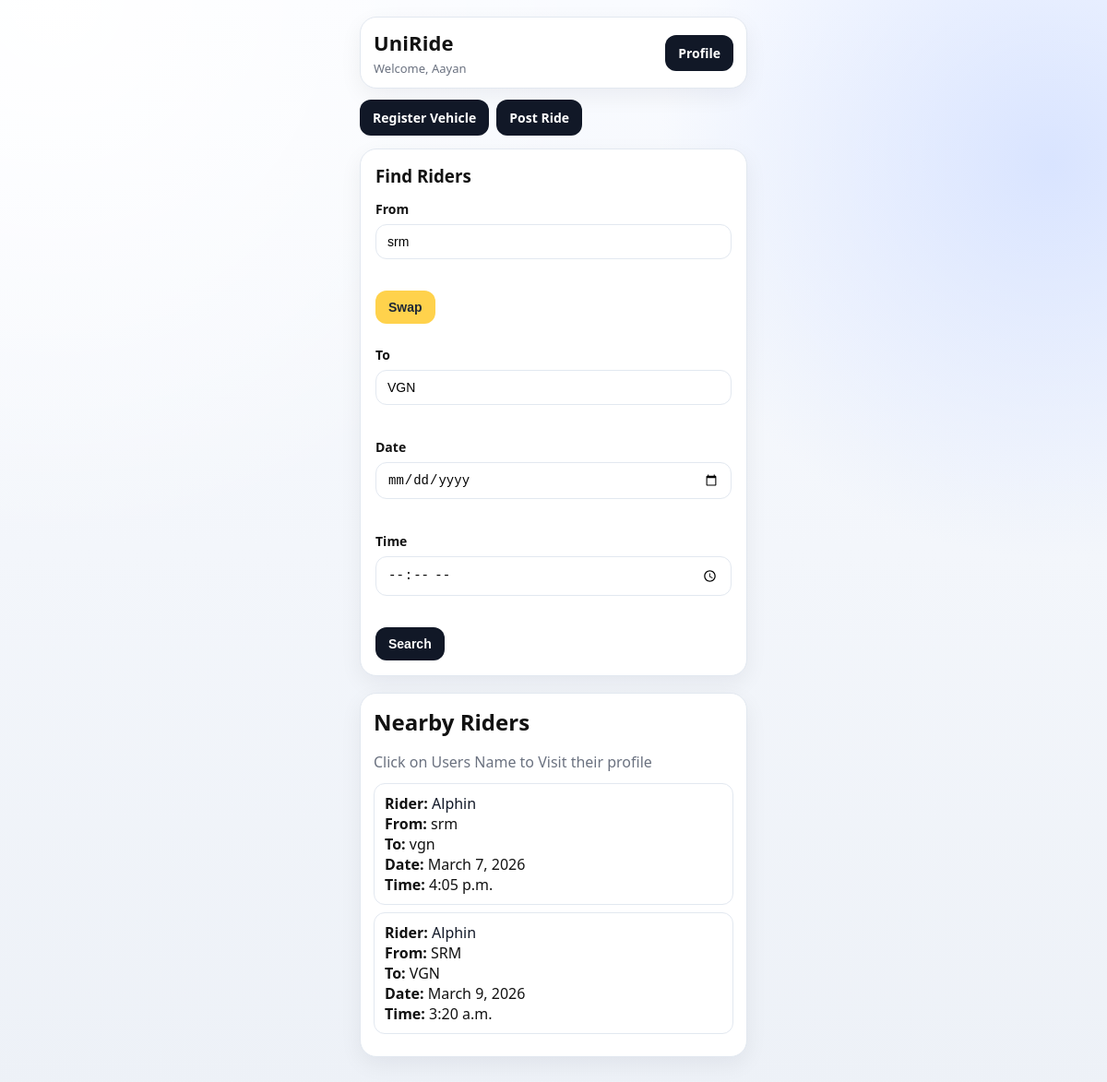
Screenshot of /show_rides/ (signed in) with the database file from the repository.
### home/models.py (models this page shows, shortened)
class Account(models.Model):
    user = models.OneToOneField(User, on_delete=models.CASCADE)
    college_name = models.CharField(max_length=150)
    branch_name = models.CharField(max_length=100)
    student_id = models.CharField(max_length=50)
    year = models.IntegerField(null=True)
    sem = models.IntegerField(null=True)
    phone_number = models.IntegerField(null=True)
    personal_address = models.CharField(max_length=255)
    class Meta:
        db_table = "home_account"

class PublishRide(models.Model):
    rider_account = models.ForeignKey(Account, on_delete=models.CASCADE, null=True)
    date = models.DateField(auto_now=False)
    time = models.TimeField(auto_now=False)
    to_where = models.CharField(max_length=150)
    from_where = models.CharField(max_length=150)
    class Meta:
        db_table = "home_publish_ride"

### home/views.py (the view, shortened to what this page needs)
# urls.py: path('show_rides/', show_rides, name='show_rides'),
@login_required
def show_rides(request):
    queryset = PublishRide.objects.all()
    from_location = request.GET.get('from_location')
    to_location = request.GET.get('to_location')
    date = request.GET.get('travel_date')
    time = request.GET.get('travel_time')
    paginator = Paginator(queryset, 10)
    pg_no = request.GET.get('page', 1)
    pg_obj = paginator.get_page(pg_no)
    return render(request, 'dashboard.html', {
        'page_obj': pg_obj,
        'user': request.user,
        'account': request.user.account,
        'from_location': from_location,
        'to_location': to_location,
        'travel_date': date,
        'travel_time': time,
    })

### home/templates/dashboard.html (shortened to what this page needs)
{% load static %}
<!DOCTYPE html>
<html lang="en">
<head>
    <link rel="stylesheet" href="{% static 'home/style.css' %}">
</head>
<body>
    <div class="topbar">
        <div>
            <div class="brand">UniRide</div>
            <div class="welcome">Welcome, {{ user.first_name|default:user.username }}</div>
        </div>
        <a href="{% url 'profile' %}" class="btn-link">Profile</a>
    </div>
    <div class="page">
    <div class="actions">
        <a href="{% url 'register_vehicle' %}" class="btn-link">Register Vehicle</a>
        <a href="{% url 'post_ride' %}" class="btn-link">Post Ride</a>
    </div>
    <form method="get" action="{% url 'show_rides' %}">
        <h3>Find Riders</h3>
        <label for="from_location">From</label><br>
        <input
            id="from_location"
            name="from_location"
            type="text"
            value="{{ request.GET.from_location|default:user.account.college_name }}"
            readonly
        ><br><br>
        <button type="button" id="swap_btn">Swap</button><br><br>
        <label for="to_location">To</label><br>
        <input
            id="to_location"
            name="to_location"
            type="text"
            value="{{ request.GET.to_location|default:user.account.personal_address }}"
            readonly
        ><br><br>
        <label for="travel_date">Date</label><br>
        <input id="travel_date" name="travel_date" type="date" value="{{ request.GET.travel_date }}"><br><br>
        <label for="travel_time">Time</label><br>
        <input id="travel_time" name="travel_time" type="time" value="{{ request.GET.travel_time }}"><br><br>
        <button type="submit" >Search</button>
    </form>
    <div class="card">
    <h2>Nearby Riders</h2>
    <p>Click on Users Name to Visit their profile</p>
    {% for ride in page_obj %}
        <div class="ride-row">
            <div><strong>Rider:</strong> <a href="{% url 'rider_profile' ride.id %}?{{ request.GET.urlencode }}">
            {{ ride.rider_account.user.username }}
            </a></div>
            <div><strong>From:</strong> {{ ride.from_where }}</div>
            <div><strong>To:</strong> {{ ride.to_where }}</div>
            <div><strong>Date:</strong> {{ ride.date }}</div>
            <div><strong>Time:</strong> {{ ride.time }}</div>
        </div>
    {% empty %}
        <p>No riders found.</p>
    {% endfor %}
    </div>
    </div>
</body>
</html>

### home/static/home/style.css (style rules this page uses)
:root { --bg: #edf1f7; --surface: #ffffff; --text: #121212; --muted: #6b7280; --line: #e2e8f0; --brand: #111827; --accent: #ffd24c; --phone-width: 420px; }
* { box-sizing: border-box; }
body { margin: 0; min-height: 100vh; padding: 18px 12px 30px; font-family: "Segoe UI", Tahoma, sans-serif; background: radial-gradient(circle at 5% 0%, #ffffff 0%, transparent 36%), radial-gradient(circle at 95% 15%, #d9e4ff 0%, transparent 28%), linear-gradient(180deg, #f9fbff 0%, var(--bg) 100%); color: var(--text); display: flex; flex-direction: column; align-items: center; }
h1, h2, h3 { margin: 0 0 12px; }
h1, h2 { margin: 0 0 16px; }
p { margin: 0 0 12px; color: var(--muted); }
form { width: 100%; background: var(--surface); border: 1px solid var(--line); border-radius: 18px; padding: 16px; margin: 14px 0 18px; box-shadow: 0 8px 24px rgba(16, 24, 40, 0.06); }
.topbar { width: min(var(--phone-width), 100%); margin: 0 0 12px; background: var(--surface); border: 1px solid var(--line); border-radius: 18px; padding: 12px 14px; display: flex; justify-content: space-between; align-items: center; gap: 12px; box-shadow: 0 8px 24px rgba(16, 24, 40, 0.06); }
.brand { font-size: 22px; font-weight: 800; letter-spacing: 0.1px; }
.welcome { color: var(--muted); font-size: 13px; margin-top: 4px; }
.page { width: min(var(--phone-width), 100%); margin: 0; }
.actions { display: flex; gap: 8px; flex-wrap: wrap; margin: 0 0 14px; }
.card { background: var(--surface); border: 1px solid var(--line); border-radius: 18px; padding: 14px; margin-bottom: 14px; box-shadow: 0 8px 24px rgba(16, 24, 40, 0.06); }
.ride-row { border: 1px solid var(--line); border-radius: 12px; padding: 10px 11px; margin-bottom: 8px; background: #fff; }
label { font-size: 14px; font-weight: 600; }
input { width: 100%; border: 1px solid var(--line); border-radius: 12px; padding: 10px 12px; margin-top: 6px; margin-bottom: 12px; background: #fff; font-size: 14px; }
button { border: 0; border-radius: 12px; padding: 10px 14px; font-size: 14px; font-weight: 600; cursor: pointer; background: var(--brand); color: #fff; }
.btn-link { display: inline-block; border: 0; border-radius: 12px; padding: 10px 14px; font-size: 14px; font-weight: 600; cursor: pointer; background: var(--brand); color: #fff; text-decoration: none; }
a { color: #111827; text-decoration: none; }
#swap_btn { background: var(--accent); color: #1f2937; }

### rows the page displays
PublishRide: rider_account.user.username "Alphin", from_where "srm", to_where "vgn", date "March 7, 2026", time "4:05 p.m."
PublishRide: rider_account.user.username "Alphin", from_where "SRM", to_where "VGN", date "March 9, 2026", time "3:20 a.m."

### other values shown
{{ user.first_name|default:user.username }} "Aayan"
